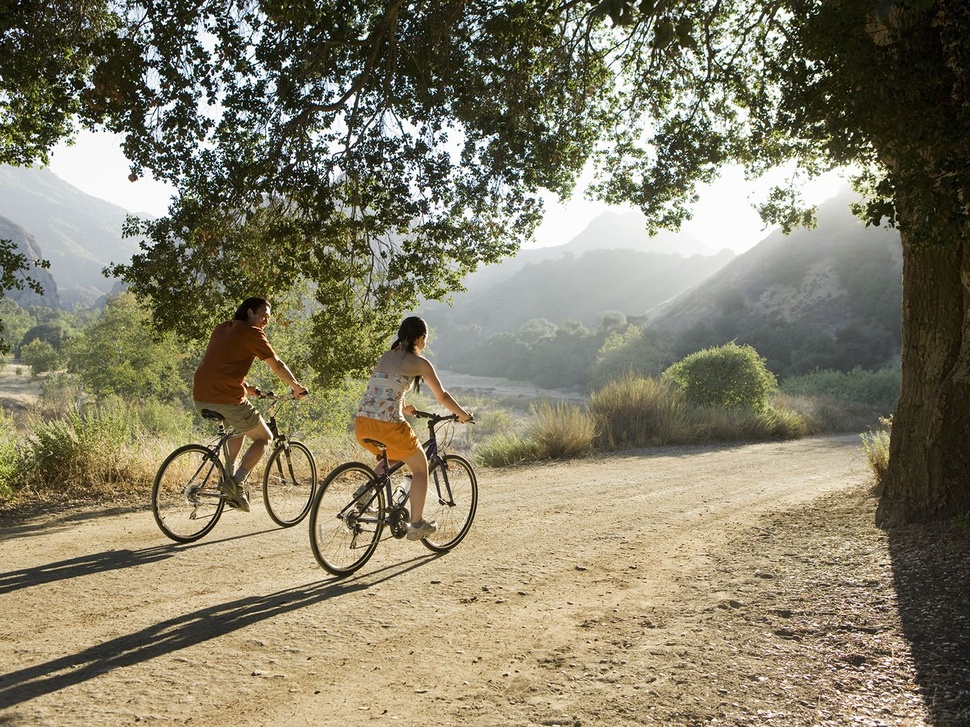
#> input picture Python/OpenCV/Photos/cycle.jpeg, 970 x 727 px, shrunk from 1440 x 1080 before the run
$ python image_average.py
#> lines starting #> are read from the running program, lines starting #| are printed output that depends on the picture
import numpy as np
import matplotlib.pyplot as plt
import cv2 as cv

def avg(img1, img2):
    h, w = img1.shape
    newimg = np.zeros((h, w), dtype = np.uint8)
    for i in range(h):
        for j in range(w):
            newimg[i, j] = (int(img1[i, j]) + int(img2[i, j])) // 2
    return newimg

if __name__ == "__main__":
    img1 = cv.imread('Photos/cycle.jpeg', 0)
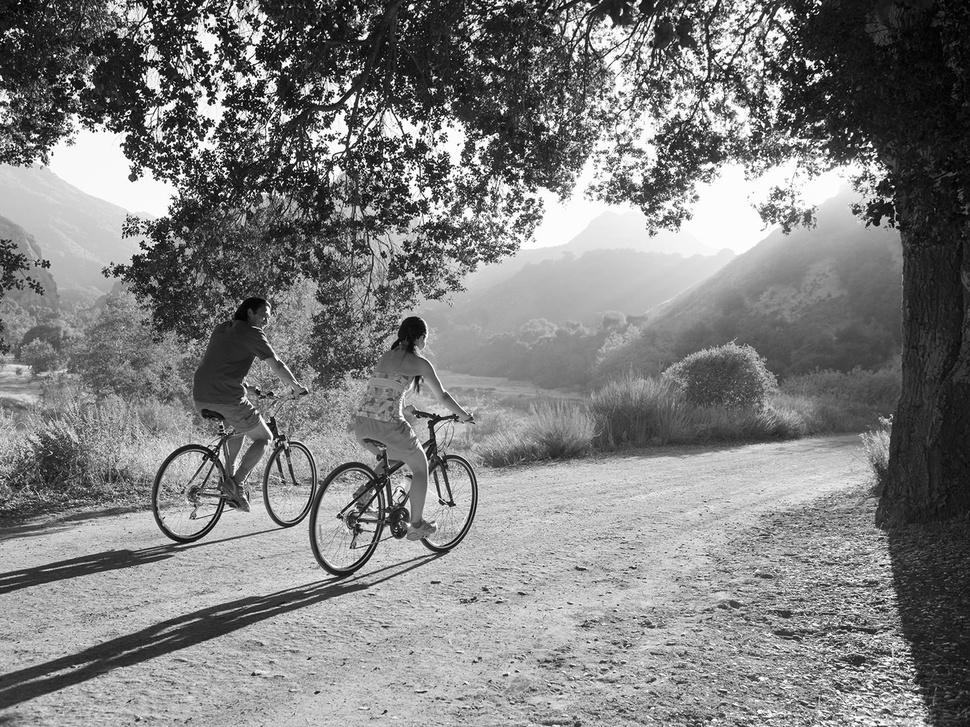
#> img1: shape (727, 970); min 0, max 255, mean 127.2
    img2 = cv.imread('Photos/rabbit.jpeg', 0)
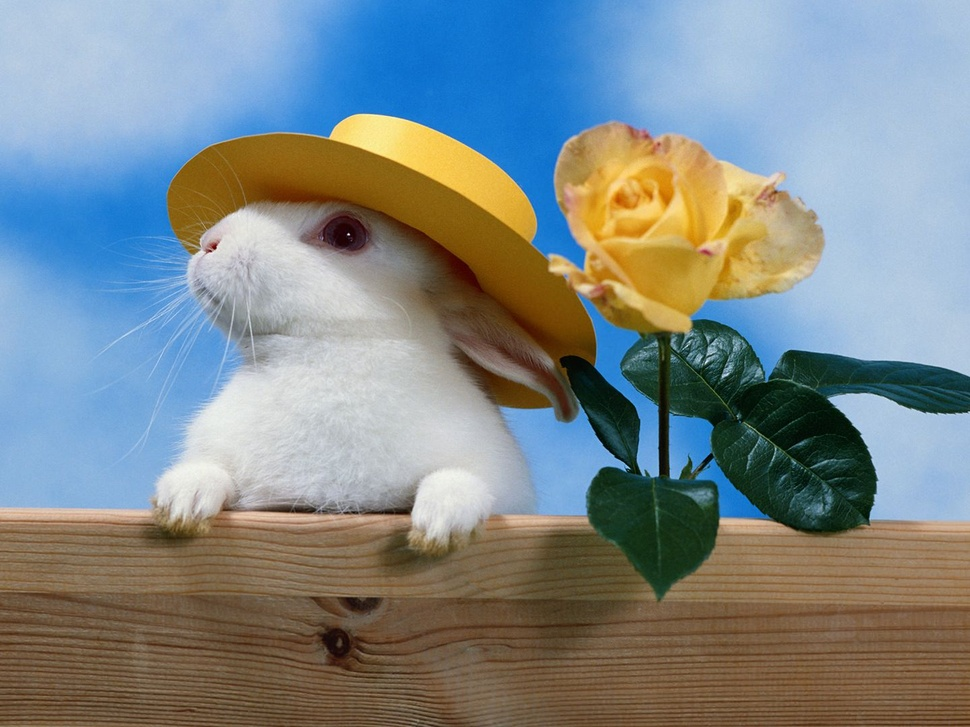
#> input picture Python/OpenCV/Photos/rabbit.jpeg, 970 x 727 px, shrunk from 1440 x 1080 before the run
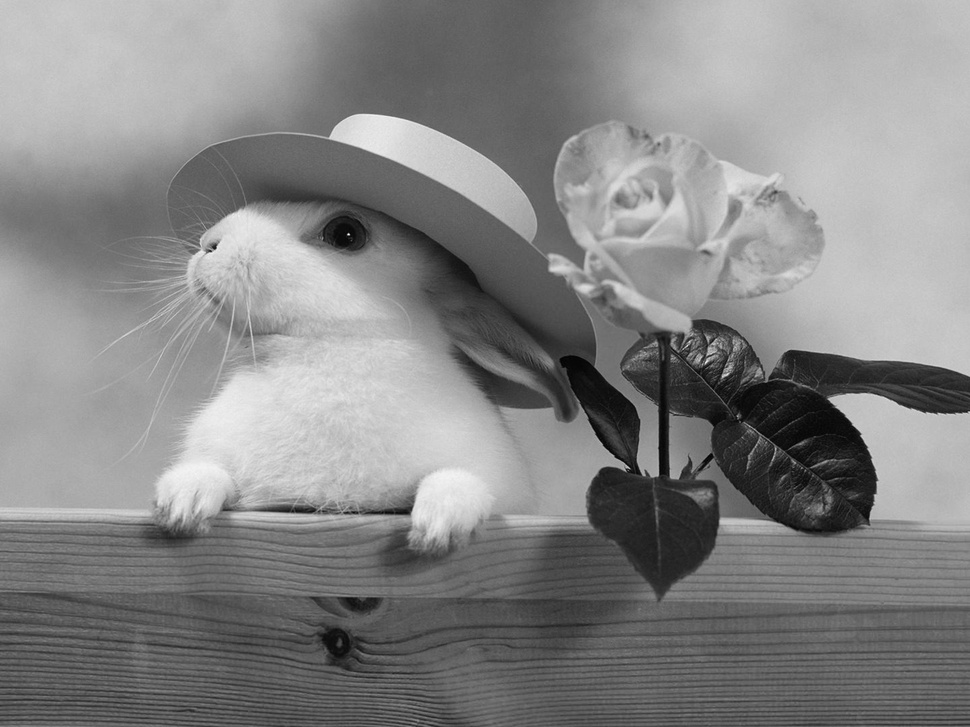
#> img2: shape (727, 970); min 0, max 255, mean 133.6
    newimg = avg(img1, img2)
#> after the loop in avg, `for i in range(h):`:
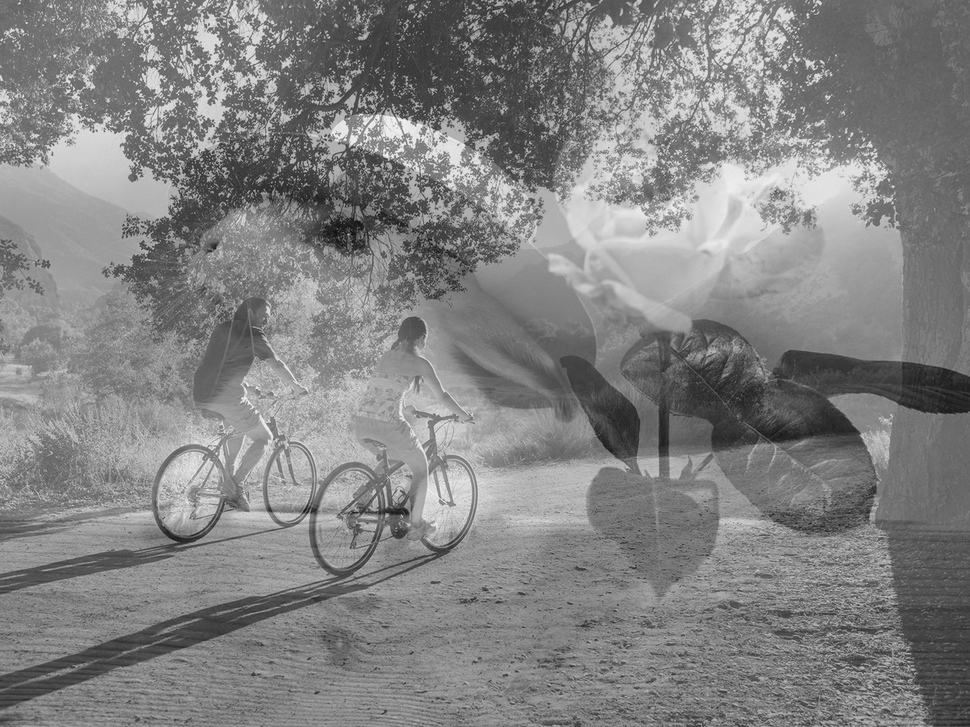
#> newimg: shape (727, 970); min 15, max 245, mean 130.2
    fig = plt.figure(figsize = (18, 18))
    pltX, pltY = 1, 3
    fig.add_subplot(pltX, pltY, 1)
    plt.imshow(cv.cvtColor(img1, cv.COLOR_BGR2RGB))
    plt.axis('off')
    plt.title('Original Image 1')
    fig.add_subplot(pltX, pltY, 2)
    plt.imshow(cv.cvtColor(img2, cv.COLOR_BGR2RGB))
    plt.axis('off')
    plt.title('Original Image 2')
    fig.add_subplot(pltX, pltY, 3)
    plt.imshow(cv.cvtColor(newimg, cv.COLOR_BGR2RGB))
    plt.axis('off')
    plt.title('Image Average')
    fig.show()
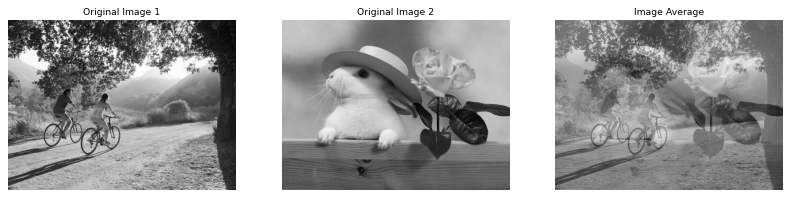
#> figure drawn by matplotlib, 3 panels
    plt.waitforbuttonpress()
